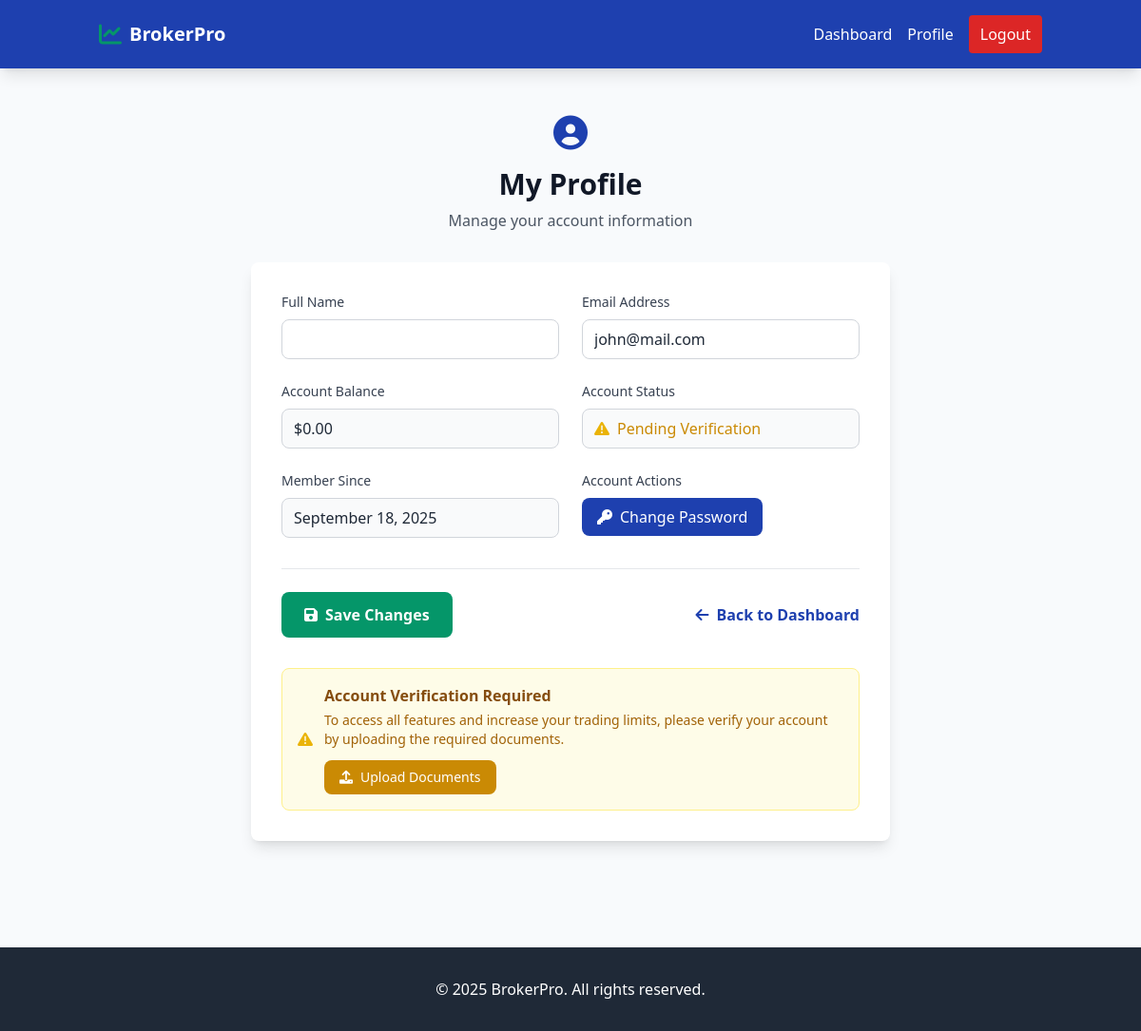
Screenshot of /profile/profile (signed in) with the database file from the repository.
### model/models.py (models this page shows)
class User(db.Model, UserMixin):
    __tablename__ = "users"
    id = db.Column(db.Integer, primary_key=True)
    firstname = db.Column(db.String(50), nullable=False)
    lastname = db.Column(db.String(50), nullable=False)
    email= db.Column(db.String(100), unique=True, nullable=False)
    password_hash = db.Column(db.LargeBinary(60), nullable=False)
    balance = db.Column(db.Numeric(12,2), default=0)
    role = db.Column(db.String(20), default="user")
    created_at = db.Column(db.DateTime, default=datetime.utcnow)
    updated_at = db.Column(db.DateTime, default=datetime.utcnow, onupdate=datetime.utcnow)
    deposits = db.relationship('Deposit', backref= 'user', lazy=True)
    withdrawals = db.relationship('Withdrawal', backref='user', lazy=True)
    password_resets = db.relationship('PasswordReset', backref='user', lazy=True)

### profile/routes.py (the view)
@profile_bp.route("/profile")
@login_required
def profile():
    user = current_user
    return render_template("profile.html", user=user)

### app.py (called while the page is built)
def create_app():
    app = Flask(__name__)
    app.config.from_object("config.Config")
    app.register_blueprint(dashboard_bp, url_prefix="/dashboard")
    app.register_blueprint(auth_bp, url_prefix="/auth")
    app.register_blueprint(profile_bp, url_prefix="/profile")
    app.register_blueprint(main_bp)
    db.init_app(app)
    migrate.init_app(app, db)
    login_manager.init_app(app)
    mail.init_app(app)
    login_manager.login_view = "auth.login"
    @login_manager.user_loader
    def load_user(user_id):
        return db.session.get(User,int(user_id))
    return app

### templates/profile.html (shortened to what this page needs)
{% extends "base.html" %}
{% block content %}
<section class="py-12 px-4 sm:px-6 lg:px-8">
    <div class="max-w-2xl mx-auto">
        <div class="text-center mb-8">
            <i class="fas fa-user-circle text-4xl text-primary mb-4"></i>
            <h2 class="text-3xl font-bold text-gray-900">My Profile</h2>
            <p class="mt-2 text-gray-600">Manage your account information</p>
        </div>
        <div class="bg-white shadow-lg rounded-lg p-8">
            <form method="POST">
                <div class="grid md:grid-cols-2 gap-6">
                    <div>
                        <label for="name" class="block text-sm font-medium text-gray-700 mb-2">Full Name</label>
                        <input id="name" name="name" type="text" value="{{ user.firstname +' '+ user.lastname}}" required
                               class="w-full px-3 py-2 border border-gray-300 rounded-lg focus:outline-none focus:ring-2 focus:ring-primary focus:border-transparent">
                    </div>
                    <div>
                        <label for="email" class="block text-sm font-medium text-gray-700 mb-2">Email Address</label>
                        <input id="email" name="email" type="email" value="{{ user.email }}" required
                               class="w-full px-3 py-2 border border-gray-300 rounded-lg focus:outline-none focus:ring-2 focus:ring-primary focus:border-transparent">
                    </div>
                    <div>
                        <label class="block text-sm font-medium text-gray-700 mb-2">Account Balance</label>
                        <div class="bg-gray-50 px-3 py-2 border border-gray-300 rounded-lg">
                            ${{ "%.2f"|format(user.balance) }}
                        </div>
                    </div>
                    <div>
                        <label class="block text-sm font-medium text-gray-700 mb-2">Account Status</label>
                        <div class="bg-gray-50 px-3 py-2 border border-gray-300 rounded-lg flex items-center">
                            {% if user.is_verified %}
                                <i class="fas fa-check-circle text-green-500 mr-2"></i>
                                <span class="text-green-600">Verified</span>
                            {% else %}
                                <i class="fas fa-exclamation-triangle text-yellow-500 mr-2"></i>
                                <span class="text-yellow-600">Pending Verification</span>
                            {% endif %}
                        </div>
                    </div>
                    <div>
                        <label class="block text-sm font-medium text-gray-700 mb-2">Member Since</label>
                        <div class="bg-gray-50 px-3 py-2 border border-gray-300 rounded-lg">
                            {{ user.created_at.strftime('%B %d, %Y') }}
                        </div>
                    </div>
                    <div>
                        <label class="block text-sm font-medium text-gray-700 mb-2">Account Actions</label>
                        <a href="{{ url_for('profile.change_password') }}"
                           class="bg-primary hover:bg-blue-700 text-white py-2 px-4 rounded-lg transition-colors inline-block text-center">
                            <i class="fas fa-key mr-2"></i>Change Password
                        </a>
                    </div>
                </div>
                <div class="mt-8 pt-6 border-t border-gray-200">
                    <div class="flex items-center justify-between">
                        <button type="submit"
                                class="bg-secondary hover:bg-accent text-white font-semibold py-3 px-6 rounded-lg transition-colors focus:outline-none focus:ring-2 focus:ring-secondary focus:ring-offset-2">
                            <i class="fas fa-save mr-2"></i>Save Changes
                        </button>
                        <a href="{{ url_for('dashboard.dashboard') }}"
                           class="text-primary hover:text-blue-800 font-semibold transition-colors">
                            <i class="fas fa-arrow-left mr-2"></i>Back to Dashboard
                        </a>
                    </div>
                </div>
            </form>
            {% if not user.is_verified %}
            <div class="mt-8 p-4 bg-yellow-50 border border-yellow-200 rounded-lg">
                <div class="flex items-center">
                    <i class="fas fa-exclamation-triangle text-yellow-500 mr-3"></i>
                    <div>
                        <h3 class="font-semibold text-yellow-800">Account Verification Required</h3>
                        <p class="text-sm text-yellow-700 mt-1">
                            To access all features and increase your trading limits, please verify your account by uploading the required documents.
                        </p>
                        <button class="mt-3 bg-yellow-600 hover:bg-yellow-700 text-white py-2 px-4 rounded-lg text-sm transition-colors">
                            <i class="fas fa-upload mr-2"></i>Upload Documents
                        </button>
                    </div>
                </div>
            </div>
            {% endif %}
        </div>
    </div>
</section>
{% endblock %}

### rows the page displays
User: email "john@mail.com", balance "0.00", created_at "September 18, 2025"
